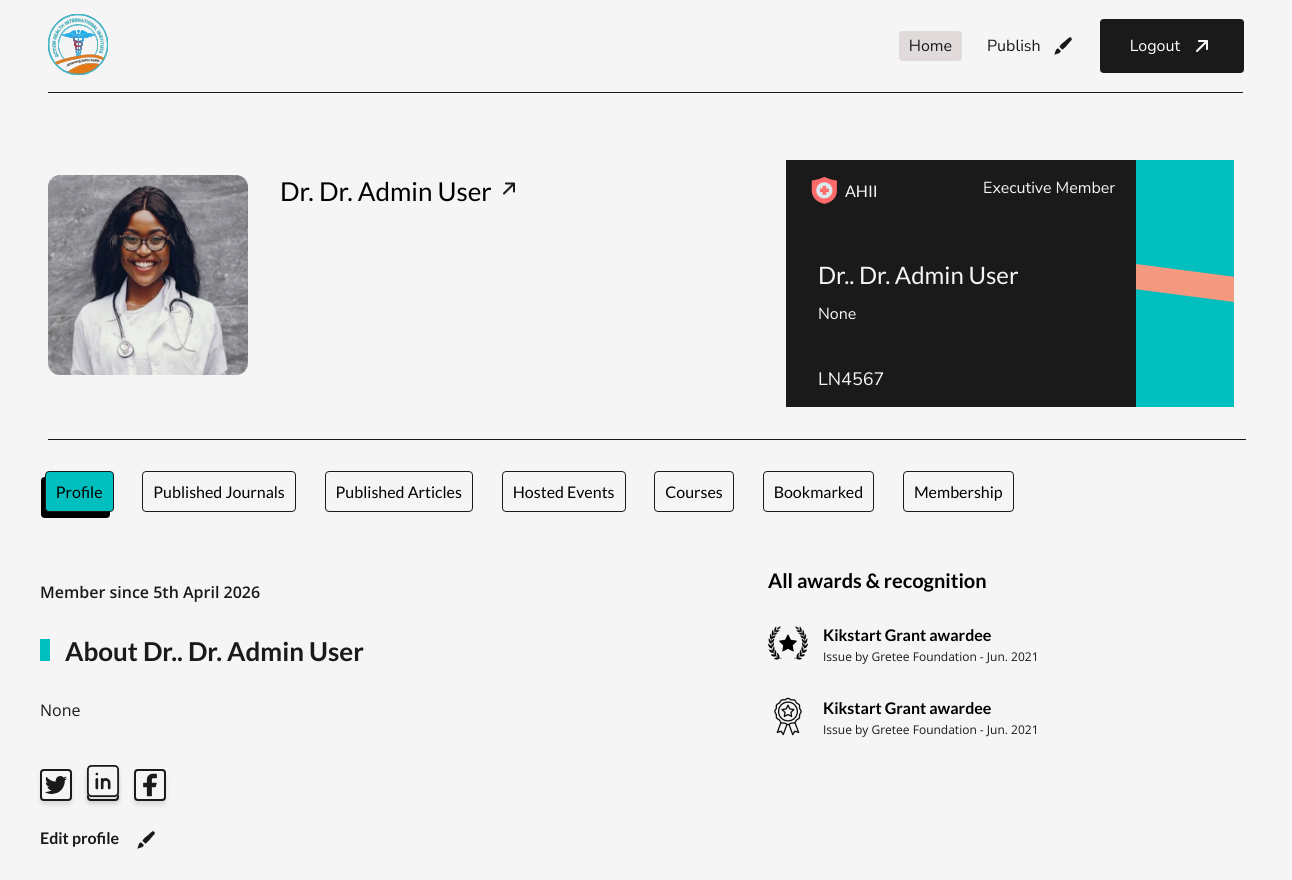
/account/dashboard/ (signed in), run on the app's committed database.
### account/models.py (models this page shows, shortened)
class User(AbstractBaseUser):
    email = models.EmailField(
        verbose_name='email address',
        max_length=255,
        unique=True,
    )
    is_active = models.BooleanField(default=True)
    staff = models.BooleanField(default=False)  # a admin user; non super-user
    admin = models.BooleanField(default=False)  # a superuser
    date_created = models.DateTimeField(auto_now_add=True)
    date_updated = models.DateTimeField(auto_now=True)
    objects = UserManager()
    USERNAME_FIELD = 'email'

class Profile(models.Model):
    GENDER_CHOICES = (
        ('male', 'Male'),
        ('female', 'Female'),
    )
    MEMBERSHIP_LEVEL = (
        ('fellow', 'Fellow (FAHII)'),
        ('executive', 'Executive (EAHII)'),
        ('associate', 'Associate (AAHII)'),
        ('student', 'Student (SAHII)'),
    )
    user = models.OneToOneField(
        User, on_delete=models.CASCADE, null=True, related_name='user_profile')
    full_name = models.CharField(max_length=255)
    professional_prefix = models.CharField(max_length=20)
    country = models.CharField(max_length=255, blank=True, null=True, default="Nigerian")
    date_of_birth = models.DateField(blank=True, null=True)
    workplace = models.CharField(max_length=255, blank=True, null=True)
    field = models.CharField(max_length=255, blank=True, null=True)
    linkedin_url = models.CharField(max_length=255, blank=True, null=True)
    x_url = models.CharField(max_length=255, blank=True, null=True)
    about_me = models.TextField(blank=True, null=True)
    phone_number = models.CharField(max_length=25, blank=True, null=True)
    gender = models.CharField(
        max_length=10, choices=GENDER_CHOICES, blank=False, null=True)
    membership_level = models.CharField(max_length=50, choices=MEMBERSHIP_LEVEL)
    picture = models.ImageField(blank=True, null=True, upload_to=upload_location)
    date_created = models.DateTimeField(auto_now_add=True)
    date_updated = models.DateTimeField(auto_now=True)

### account/views.py (the view, shortened to what this page needs)
# urls.py: path('dashboard/', user_dashboard, name='user_dashboard'),
@login_required
def user_dashboard(request):
    user = request.user
    user_profile = Profile.objects.get(user=user)
    user_journals = Journal.objects.filter(user=user)
    user_articles = Article.objects.filter(user=user)
    user_events = Event.objects.filter(user=user)
    context = {
        'journals':user_journals,
        'articles': user_articles,
        'events': user_events,
        'user': user,
        'user_profile': user_profile,
    }
    return render(request, 'account/user_dashboard.html', context)

### article/models.py (called while the page is built)
    def get_absolute_url(self):
        return reverse("article:article_detail", kwargs={
            "slug": slugify(self.slug),
        })

    @property
    def get_image_url(self):
        return self.picture.url

### account/templates/account/user_dashboard.html (shortened to what this page needs)
{% extends 'account/base.html' %}
{% load static %}
{% block extra_css %}
    <link rel="stylesheet"  type="text/css" href="{% static "css/user.css" %}" />
{% endblock extra_css %}
{% block content %}
<body id="user-dashboard">
    {% include "account/partials/navbar.html" %}
    <main id="single-journal" class="user-page dashboard">
        <section class="user-heading">
            <div class="journal-publisher">
                <div class="publisher-img">
                    {% if user_profile.picture %}
                        <img src="{{user_profile.get_image_url}}" alt="{{user_profile.full_name}}'s picture" />
                    {% else %}
                        <img src="{% static 'img/pubimg1.png' %}" alt="{{user_profile.full_name}}'s picture" />
                    {% endif %}
                </div>
                <div class="user-head">
                    <div class="publisher-details">
                        <div>
                            <a href="#">
                                {{ request.user.user_profile.professional_prefix}}
                                {{ request.user.user_profile.full_name}}
                            </a>
                        </div>
                    </div>
                    <div class="publisher-plan">
                    </div>
                </div>
            </div>
            <div class="awards-recognition">
                <div class="dashboard-card-1">
                    <div class="card-head">
                        <div>
                            <img src="{% static 'img/logo1.png' %}" alt="AHII logo">
                            <p>AHII</p>
                        </div>
                        <p>{{ request.user.user_profile.membership_level | title}} Member</p>
                    </div>
                    <div class="card-name">
                        <h3>{{ request.user.user_profile.professional_prefix}}. {{ request.user.user_profile.full_name}}</h3>
                        <p>{{request.user.user_profile.field}}</p>
                    </div>
                    <p class="membership-number">LN4567</p>
                </div>
                <div class="dashboard-card-2">
                    <span></span>
                </div>
            </div>
        </section>
        <div class="sort-journal">
            <div class="sort-options">
                <div class="sort-active sort-option profile-btn">
                    <p>Profile</p>
                </div>
                <div class="sort-option">
                    <p>Published Journals</p>
                </div>
                <div class="sort-option">
                    <p>Published Articles</p>
                </div>
                <div class="sort-option">
                    <p>Hosted Events</p>
                </div>
                <div class="sort-option">
                    <p>Courses</p>
                </div>
                <div class="sort-option">
                    <p>Bookmarked</p>
                </div>
                <div class="sort-option">
                    <p>Membership</p>
                </div>
            </div>
        </div>
        <div class="user-sections">
            <section class="profile profile-honours">
                <div class="user-info">
                    <div class="user-info-detail">
                        <p class="member-date">Member since {{ request.user.user_profile.date_created|date:"jS F Y" }}</p>
                        <h3>
                            <span></span>
                            About
                            {{ request.user.user_profile.professional_prefix}}.
                            {{ request.user.user_profile.full_name}}
                        </h3>
                        <p>
                            {{request.user.user_profile.about_me}}
                        </p>
                        <div class="user-social-media">
                            <a {% if user_profile.x_url %} href="{{user_profile.x_url}}" target="_blank" {% else %} href="#" {% endif %}>
                                <img src="{% static 'img/twitter.svg' %}" alt="Twitter icon">
                            </a>
                            <a {% if user_profile.linkedin_url %} href="{{user_profile.linkedin_url}}" target="_blank" {% else %} href="#" {% endif %}>
                                <img src="{% static 'img/circum_linkedin.svg' %}" alt="LinkedIn icon">
                            </a>
                            <a href="#">
                                <img src="{% static 'img/evaFacebookFill0.svg' %}" alt="Facebook icon">
                            </a>
                        </div>
                        <a href="#" class="edit-profile">
                            <p>Edit profile</p>
                        </a>
                    </div>
                </div>
            </section>
            <div class="awards-recognition user-body">
                <h6>All awards & recognition</h6>
                <div class="name-of-award">
                    <div class="name-of-award-logo">
                        <img src="{% static 'img/image 10.png' %}" alt="award logo" />
                    </div>
                    <div class="name-of-award-info">
                        <h6>Kikstart Grant awardee</h6>
                        <p>Issue by Gretee Foundation - Jun. 2021</p>
                    </div>
                </div>
                <div class="name-of-award">
                    <div class="name-of-award-logo">
                        <img src="{% static 'img/image 11.png' %}" alt="award logo" />
                    </div>
                    <div class="name-of-award-info">
                        <h6>Kikstart Grant awardee</h6>
                        <p>Issue by Gretee Foundation - Jun. 2021</p>
                    </div>
                </div>
            </div>
        </div>
    </main>
</body>
{% endblock content %}

### data on the page
User: user.user_profile.professional_prefix "Dr.", user.user_profile.full_name "Dr. Admin User", user.user_profile.membership_level "Executive", user.user_profile.field "None", user.user_profile.date_created "5th April 2026", user.user_profile.about_me "None"
